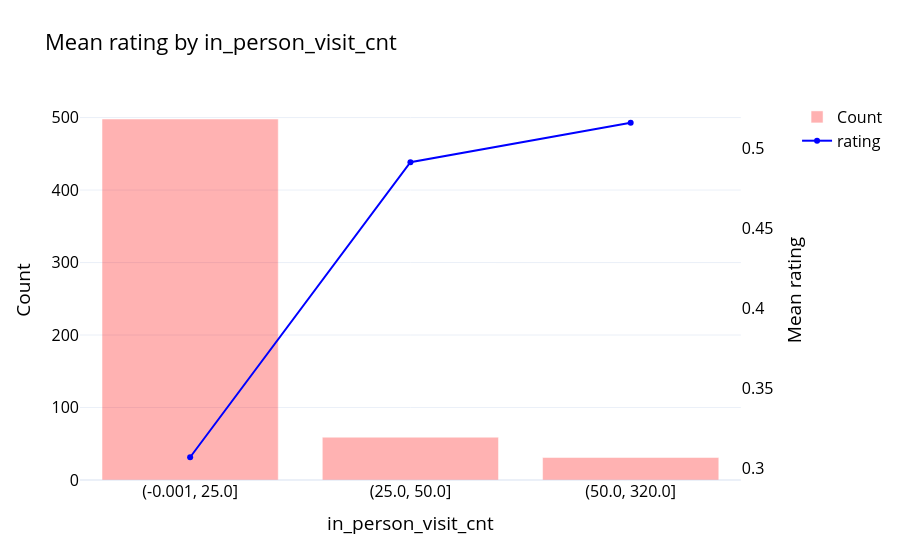

Notebook cell for this chart:
### Markdown cell above
## in_person_visit_cnt
Number of in-person interaction with the customer

### Code cell
eda(df, "rating", "in_person_visit_cnt", bins = 3)

### Figure 1 — Plotly figure (JSON) as saved in the notebook; plotly's stock layout.template omitted (floating-point values rounded to 4 significant figures)
{"data": [{"marker": {"color": "red"}, "name": "Count", "opacity": 0.3, "type": "bar", "x": ["(-0.001, 25.0]", "(25.0, 50.0]", "(50.0, 320.0]"], "y": [498, 59, 31]}, {"line": {"color": "blue"}, "mode": "lines+markers", "name": "rating", "type": "scatter", "x": ["(-0.001, 25.0]", "(25.0, 50.0]", "(50.0, 320.0]"], "xaxis": "x", "y": [0.3072, 0.4915, 0.5161], "yaxis": "y2"}], "layout": {"font": {"color": "black", "size": 16}, "title": {"text": "Mean rating by in_person_visit_cnt"}, "xaxis": {"anchor": "y", "domain": [0, 0.94], "title": {"text": "in_person_visit_cnt"}, "type": "category"}, "yaxis": {"anchor": "x", "domain": [0, 1], "title": {"text": "Count"}}, "yaxis2": {"anchor": "x", "overlaying": "y", "showgrid": false, "side": "right", "tickmode": "auto", "title": {"text": "Mean rating"}}}}
